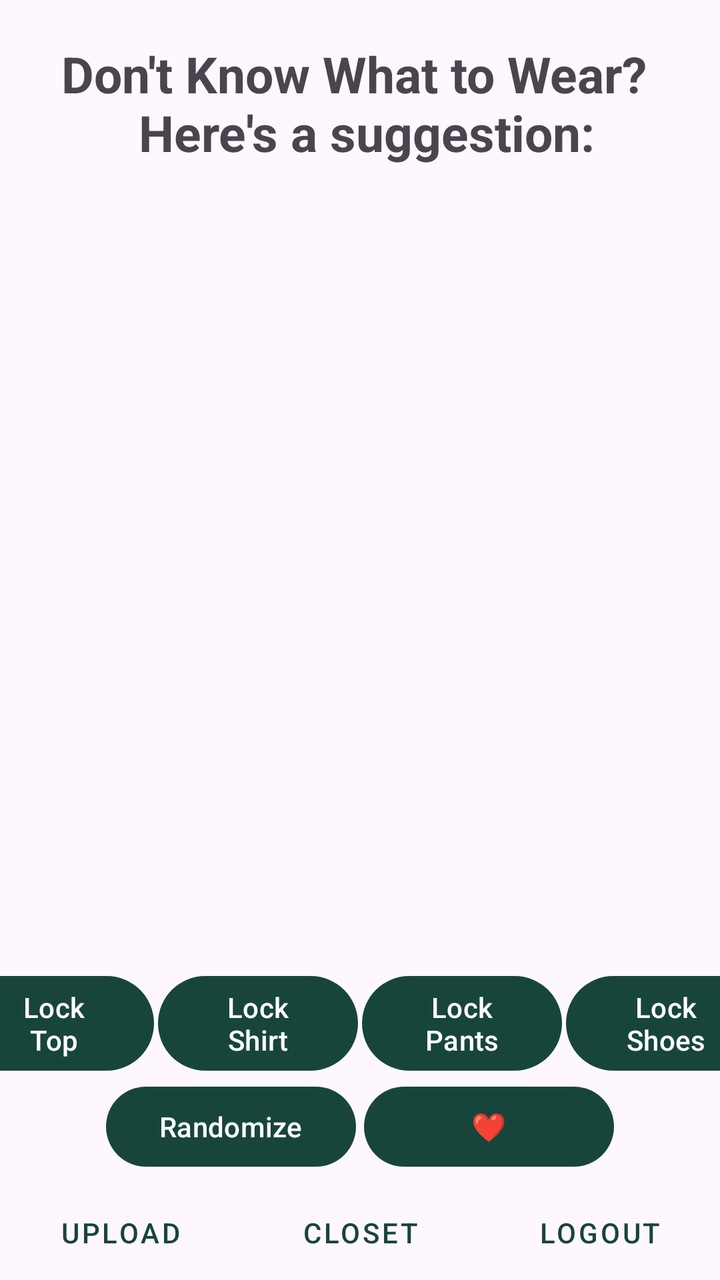
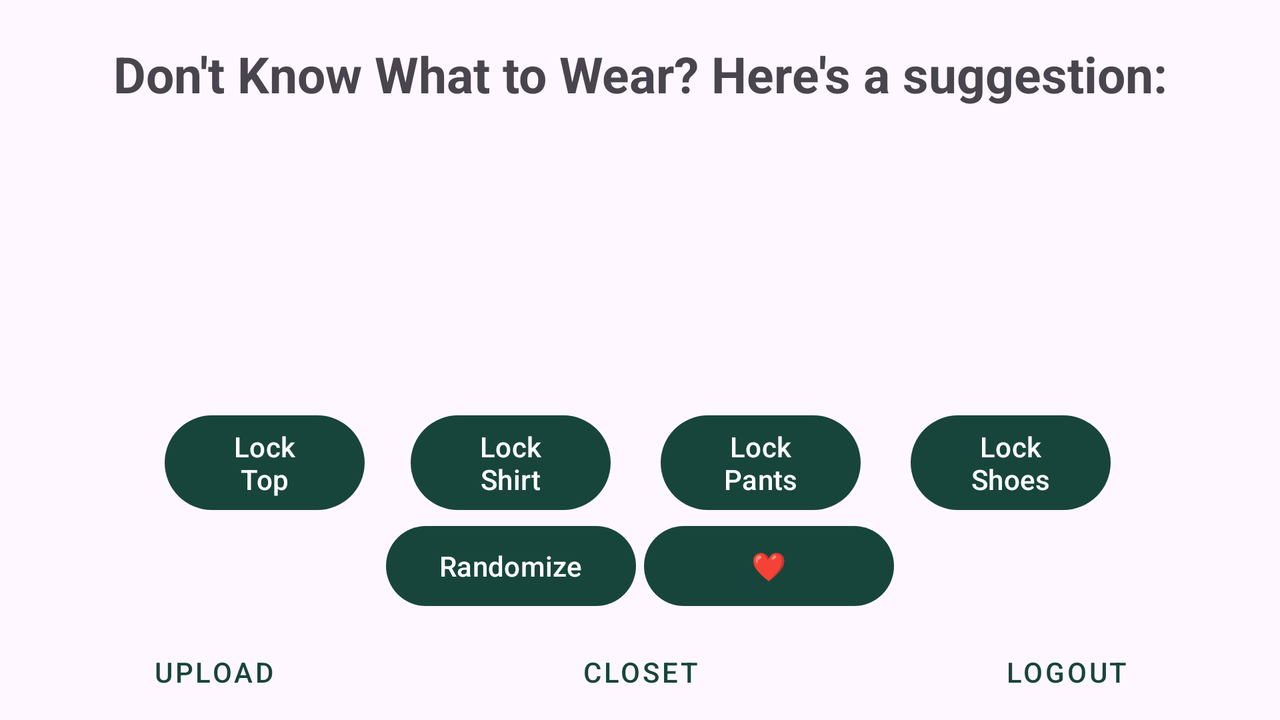

Compare how this app lays out the same screen by default and in its alternative resource folder. The renders come first, then the two layout files and the values they reference.
<!-- AndroidManifest.xml: application theme Theme.Project -->
<!-- res/layout/activity_random.xml -->
<?xml version="1.0" encoding="utf-8"?>
<LinearLayout xmlns:android="http://schemas.android.com/apk/res/android"
    xmlns:tools="http://schemas.android.com/tools"
    android:layout_width="match_parent"
    android:layout_height="match_parent"
    android:orientation="vertical"
    tools:context=".RandomActivity" >

    <TextView
        android:id="@+id/random_welcome"
        android:layout_width="match_parent"
        android:layout_height="wrap_content"
        android:layout_marginTop="20dp"
        android:layout_marginBottom="20dp"
        android:gravity="center|top"
        android:text="@string/random_welcome"
        android:textSize="25sp"
        android:textStyle="bold" />

    <ImageView
        android:id="@+id/random_top_image"
        android:layout_width="match_parent"
        android:layout_height="match_parent"
        android:layout_marginBottom="10dp"
        android:layout_weight="0.2"
        android:contentDescription="@string/top_image_description" />

    <ImageView
        android:id="@+id/random_shirt_image"
        android:layout_width="match_parent"
        android:layout_height="match_parent"
        android:layout_marginBottom="10dp"
        android:layout_weight="0.2"
        android:contentDescription="@string/shirt_image_description" />

    <ImageView
        android:id="@+id/random_pants_image"
        android:layout_width="match_parent"
        android:layout_height="match_parent"
        android:layout_marginBottom="10dp"
        android:layout_weight="0.2"
        android:contentDescription="@string/pants_image_description" />

    <ImageView
        android:id="@+id/random_shoes_image"
        android:layout_width="match_parent"
        android:layout_height="match_parent"
        android:layout_marginBottom="10dp"
        android:layout_weight="0.2"
        android:contentDescription="@string/shoes_image_description" />

    <LinearLayout
        android:layout_width="match_parent"
        android:layout_height="wrap_content"
        android:orientation="horizontal"
        android:gravity="center_horizontal">

        <Button
            android:id="@+id/lock_top_button"
            android:layout_width="100dp"
            android:layout_height="wrap_content"
            android:layout_marginEnd="2dp"
            android:layout_marginStart="2dp"
            android:text="@string/lock_top_button"
            tools:ignore="ButtonStyle" />

        <Button
            android:id="@+id/lock_shirt_button"
            android:layout_width="100dp"
            android:layout_height="wrap_content"
            android:layout_marginEnd="2dp"
            android:text="@string/lock_shirt_button"
            tools:ignore="ButtonStyle" />

        <Button
            android:id="@+id/lock_pants_button"
            android:layout_width="100dp"
            android:layout_height="wrap_content"
            android:layout_marginEnd="2dp"
            android:text="@string/lock_pants_button"
            tools:ignore="ButtonStyle" />

        <Button
            android:id="@+id/lock_shoes_button"
            android:layout_width="100dp"
            android:layout_height="wrap_content"
            android:layout_marginEnd="2dp"
            android:text="@string/lock_shoes_button"
            tools:ignore="ButtonStyle" />
    </LinearLayout>

    
    <LinearLayout
        android:layout_width="match_parent"
        android:layout_height="wrap_content"
        android:orientation="vertical"
        android:gravity="center_horizontal">

        <LinearLayout
            android:layout_width="match_parent"
            android:layout_height="wrap_content"
            android:orientation="horizontal"
            android:gravity="center_horizontal">

            <Button
                android:id="@+id/randomize_button"
                android:layout_width="125dp"
                android:layout_height="wrap_content"
                android:layout_marginEnd="2dp"
                android:layout_marginBottom="5dp"
                android:text="@string/random_button"
                tools:ignore="ButtonStyle" />

            <Button
                android:id="@+id/save_button"
                android:layout_width="125dp"
                android:layout_height="wrap_content"
                android:layout_marginStart="2dp"
                android:layout_marginBottom="5dp"
                android:text="@string/save_button"
                tools:ignore="ButtonStyle" />
        </LinearLayout>

        <LinearLayout
            android:layout_width="match_parent"
            android:layout_height="wrap_content"
            android:orientation="horizontal"
            android:gravity="center_horizontal">

            <Button
                android:id="@+id/upload_button"
                android:layout_width="0dp"
                android:layout_height="match_parent"
                android:layout_weight="1"
                android:radius="0dp"
                android:text="@string/upload_button"
                tools:ignore="ButtonStyle"
                style="@style/Widget.MaterialComponents.Button.TextButton"/>

            <Button
                android:id="@+id/closet_button"
                android:layout_width="0dp"
                android:layout_height="match_parent"
                android:layout_weight="1"
                android:radius="0dp"
                android:text="@string/closet_button"
                tools:ignore="ButtonStyle"
                style="@style/Widget.MaterialComponents.Button.TextButton"/>

            <Button
                android:id="@+id/logout_button"
                android:layout_width="0dp"
                android:layout_height="match_parent"
                android:layout_weight="1"
                android:radius="0dp"
                android:text="@string/logout_button"
                tools:ignore="ButtonStyle"
                style="@style/Widget.MaterialComponents.Button.TextButton"/>
        </LinearLayout>
    </LinearLayout>
</LinearLayout>
<!-- resources referenced by this layout -->
<resources>
  <string name="closet_button">Closet</string>
  <string name="lock_pants_button">Lock Pants</string>
  <string name="lock_shirt_button">Lock Shirt</string>
  <string name="lock_shoes_button">Lock Shoes</string>
  <string name="lock_top_button">Lock Top</string>
  <string name="logout_button">Logout</string>
  <string name="pants_image_description">Image of pants from the wardrobe</string>
  <string name="random_button">Randomize</string>
  <string name="random_welcome">Don\'t Know What to Wear? \n Here\'s a suggestion:</string>
  <string name="save_button">\u2764</string>
  <string name="shirt_image_description">Image of a shirt from the wardrobe</string>
  <string name="shoes_image_description">Image of shoes from the wardrobe</string>
  <string name="top_image_description">Image of a top from the wardrobe</string>
  <string name="upload_button">Upload</string>
  <style name="Theme.Project" parent="Base.Theme.Project" />
  <style name="Base.Theme.Project" parent="Theme.Material3.DayNight.NoActionBar">
          
          
          <item name="colorPrimary">#18453B</item>
      </style>
</resources>
<!-- res/layout-land/activity_random.xml (the repository's variant of the layout above) -->
<!-- drawn on the phone turned sideways -->
<?xml version="1.0" encoding="utf-8"?>
<LinearLayout xmlns:android="http://schemas.android.com/apk/res/android"
    xmlns:tools="http://schemas.android.com/tools"
    android:layout_width="match_parent"
    android:layout_height="match_parent"
    android:orientation="vertical"
    tools:context=".RandomActivity" >

    <TextView
        android:id="@+id/random_welcome"
        android:layout_width="match_parent"
        android:layout_height="wrap_content"
        android:layout_marginTop="20dp"
        android:layout_marginBottom="20dp"
        android:gravity="center|top"
        android:text="@string/random_welcome_land"
        android:textSize="25sp"
        android:textStyle="bold" />

    <LinearLayout
        android:layout_width="match_parent"
        android:layout_height="0dp"
        android:layout_weight="1"
        android:baselineAligned="false"
        android:gravity="center_horizontal"
        android:orientation="horizontal">

        <LinearLayout
            android:layout_width="125dp"
            android:layout_height="match_parent"
            android:orientation="vertical">

            <ImageView
                android:id="@+id/random_top_image"
                android:layout_width="match_parent"
                android:layout_height="0dp"
                android:layout_marginBottom="10dp"
                android:layout_weight="1"
                android:contentDescription="@string/top_image_description" />

            <Button
                android:id="@+id/lock_top_button"
                android:layout_width="100dp"
                android:layout_height="wrap_content"
                android:layout_gravity="center_horizontal"
                android:layout_marginStart="2dp"
                android:layout_marginEnd="2dp"
                android:text="@string/lock_top_button" />
        </LinearLayout>

        <LinearLayout
            android:layout_width="125dp"
            android:layout_height="match_parent"
            android:orientation="vertical">

            <ImageView
                android:id="@+id/random_shirt_image"
                android:layout_width="match_parent"
                android:layout_height="0dp"
                android:layout_marginBottom="10dp"
                android:layout_weight="1"
                android:contentDescription="@string/shirt_image_description" />

            <Button
                android:id="@+id/lock_shirt_button"
                android:layout_width="100dp"
                android:layout_height="wrap_content"
                android:layout_gravity="center_horizontal"
                android:layout_marginEnd="2dp"
                android:text="@string/lock_shirt_button" />
        </LinearLayout>

        <LinearLayout
            android:layout_width="125dp"
            android:layout_height="match_parent"
            android:orientation="vertical">

            <ImageView
                android:id="@+id/random_pants_image"
                android:layout_width="match_parent"
                android:layout_height="0dp"
                android:layout_marginBottom="10dp"
                android:layout_weight="1"
                android:contentDescription="@string/pants_image_description" />

            <Button
                android:id="@+id/lock_pants_button"
                android:layout_width="100dp"
                android:layout_height="wrap_content"
                android:layout_gravity="center_horizontal"
                android:layout_marginEnd="2dp"
                android:text="@string/lock_pants_button" />
        </LinearLayout>

        <LinearLayout
            android:layout_width="125dp"
            android:layout_height="match_parent"
            android:orientation="vertical">

            <ImageView
                android:id="@+id/random_shoes_image"
                android:layout_width="match_parent"
                android:layout_height="0dp"
                android:layout_marginBottom="10dp"
                android:layout_weight="1"
                android:contentDescription="@string/shoes_image_description" />

            <Button
                android:id="@+id/lock_shoes_button"
                android:layout_width="100dp"
                android:layout_height="wrap_content"
                android:layout_gravity="center_horizontal"
                android:layout_marginEnd="2dp"
                android:text="@string/lock_shoes_button" />
        </LinearLayout>

    </LinearLayout>

    
    <LinearLayout
        android:layout_width="match_parent"
        android:layout_height="wrap_content"
        android:orientation="vertical"
        android:gravity="center_horizontal">

        <LinearLayout
            android:layout_width="match_parent"
            android:layout_height="wrap_content"
            android:orientation="horizontal"
            android:gravity="center_horizontal">

            <Button
                android:id="@+id/randomize_button"
                android:layout_width="125dp"
                android:layout_height="wrap_content"
                android:layout_marginEnd="2dp"
                android:layout_marginBottom="5dp"
                android:text="@string/random_button"
                tools:ignore="ButtonStyle" />

            <Button
                android:id="@+id/save_button"
                android:layout_width="125dp"
                android:layout_height="wrap_content"
                android:layout_marginStart="2dp"
                android:layout_marginBottom="5dp"
                android:text="@string/save_button"
                tools:ignore="ButtonStyle" />
        </LinearLayout>

        <LinearLayout
            android:layout_width="match_parent"
            android:layout_height="wrap_content"
            android:orientation="horizontal"
            android:gravity="center_horizontal">

            <Button
                android:id="@+id/upload_button"
                android:layout_width="0dp"
                android:layout_height="match_parent"
                android:layout_weight="1"
                android:radius="0dp"
                android:text="@string/upload_button"
                tools:ignore="ButtonStyle"
                style="@style/Widget.MaterialComponents.Button.TextButton"/>

            <Button
                android:id="@+id/closet_button"
                android:layout_width="0dp"
                android:layout_height="match_parent"
                android:layout_weight="1"
                android:radius="0dp"
                android:text="@string/closet_button"
                tools:ignore="ButtonStyle"
                style="@style/Widget.MaterialComponents.Button.TextButton"/>

            <Button
                android:id="@+id/logout_button"
                android:layout_width="0dp"
                android:layout_height="match_parent"
                android:layout_weight="1"
                android:radius="0dp"
                android:text="@string/logout_button"
                tools:ignore="ButtonStyle"
                style="@style/Widget.MaterialComponents.Button.TextButton"/>
        </LinearLayout>
    </LinearLayout>
</LinearLayout>
<!-- resources referenced by the variant -->
<!-- as the phone turned sideways resolves them -->
<resources>
  <string name="closet_button">Closet</string>
  <string name="lock_pants_button">Lock Pants</string>
  <string name="lock_shirt_button">Lock Shirt</string>
  <string name="lock_shoes_button">Lock Shoes</string>
  <string name="lock_top_button">Lock Top</string>
  <string name="logout_button">Logout</string>
  <string name="pants_image_description">Image of pants from the wardrobe</string>
  <string name="random_button">Randomize</string>
  <string name="random_welcome_land">Don\'t Know What to Wear? Here\'s a suggestion:</string>
  <string name="save_button">\u2764</string>
  <string name="shirt_image_description">Image of a shirt from the wardrobe</string>
  <string name="shoes_image_description">Image of shoes from the wardrobe</string>
  <string name="top_image_description">Image of a top from the wardrobe</string>
  <string name="upload_button">Upload</string>
  <style name="Theme.Project" parent="Base.Theme.Project" />
  <style name="Base.Theme.Project" parent="Theme.Material3.DayNight.NoActionBar">
          
          
          <item name="colorPrimary">#18453B</item>
      </style>
</resources>
